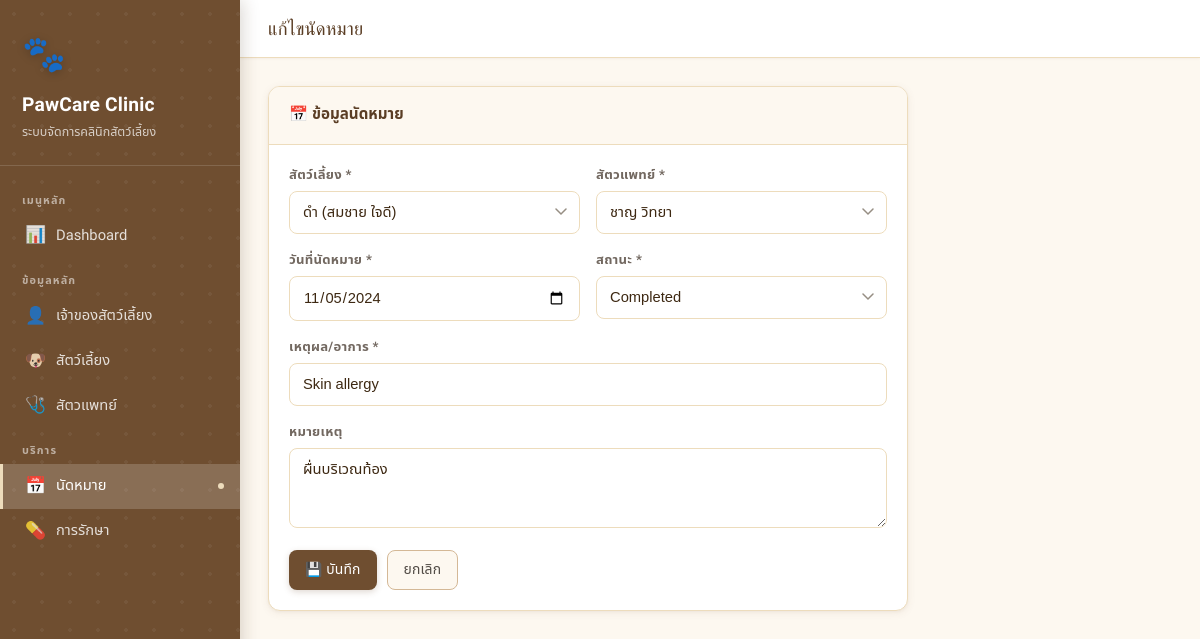
/appointments/2/edit, run on the app's committed database.
### tables this page shows
CREATE TABLE appointments (
        appt_id     INTEGER PRIMARY KEY AUTOINCREMENT,
        pet_id      INTEGER NOT NULL,
        vet_id      INTEGER NOT NULL,
        appt_date   TEXT NOT NULL,
        reason      TEXT NOT NULL,
        status      TEXT NOT NULL DEFAULT 'Scheduled',
        notes       TEXT,
        FOREIGN KEY (pet_id) REFERENCES pets(pet_id) ON DELETE CASCADE,
        FOREIGN KEY (vet_id) REFERENCES vets(vet_id)
    );

### app.py (the view, shortened to what this page needs)
@app.route('/appointments/<int:aid>/edit', methods=['GET', 'POST'])
def appt_edit(aid):
    db = get_db()
    appt = db.execute("SELECT * FROM appointments WHERE appt_id=?", (aid,)).fetchone()
    pets = db.execute("SELECT p.pet_id, p.name||' ('||o.first_name||' '||o.last_name||')' AS label FROM pets p JOIN owners o ON o.owner_id=p.owner_id").fetchall()
    vets = db.execute("SELECT vet_id, first_name||' '||last_name AS name FROM vets").fetchall()
    db.close()
    return render_template('appt_form.html', appt=appt, pets=pets, vets=vets)

### app.py (called while the page is built)
def get_db():
    conn = sqlite3.connect(DB_PATH)
    conn.row_factory = sqlite3.Row
    conn.execute("PRAGMA foreign_keys = ON")
    return conn

### templates/appt_form.html (shortened to what this page needs)
{% extends 'base.html' %}
{% block page_title %}{{ 'แก้ไขนัดหมาย' if appt else 'เพิ่มนัดหมายใหม่' }}{% endblock %}
{% block content %}
<div class="card" style="max-width:640px">
  <div class="card-header"><h3>📅 ข้อมูลนัดหมาย</h3></div>
  <div class="card-body">
    <form method="post">
      <div class="form-grid">
        <div class="form-group">
          <label>สัตว์เลี้ยง *</label>
          <select name="pet_id" required>
            {% for p in pets %}<option value="{{ p.pet_id }}" {% if appt and appt.pet_id==p.pet_id %}selected{% endif %}>{{ p.label }}</option>{% endfor %}
          </select>
        </div>
        <div class="form-group">
          <label>สัตวแพทย์ *</label>
          <select name="vet_id" required>
            {% for v in vets %}<option value="{{ v.vet_id }}" {% if appt and appt.vet_id==v.vet_id %}selected{% endif %}>{{ v.name }}</option>{% endfor %}
          </select>
        </div>
        <div class="form-group">
          <label>วันที่นัดหมาย *</label>
          <input name="appt_date" type="date" value="{{ appt.appt_date if appt else '' }}" required>
        </div>
        <div class="form-group">
          <label>สถานะ *</label>
          <select name="status" required>
            {% for s in ['Scheduled','Completed','Cancelled'] %}
            <option value="{{ s }}" {% if appt and appt.status==s %}selected{% endif %}>{{ s }}</option>
            {% endfor %}
          </select>
        </div>
        <div class="form-group full">
          <label>เหตุผล/อาการ *</label>
          <input name="reason" value="{{ appt.reason if appt else '' }}" required>
        </div>
        <div class="form-group full">
          <label>หมายเหตุ</label>
          <textarea name="notes" rows="2">{{ appt.notes if appt else '' }}</textarea>
        </div>
      </div>
      <div style="display:flex;gap:10px;margin-top:22px">
        <button class="btn btn-primary" type="submit">💾 บันทึก</button>
        <a href="{{ url_for('appointments') }}" class="btn btn-secondary">ยกเลิก</a>
      </div>
    </form>
  </div>
</div>
{% endblock %}

### templates/base.html (style rules this page uses)
:root { --cream-50: #fdf8f0; --cream-100: #f5ead6; --cream-200: #eddcbc; --cream-300: #e0c99a; --brown-100: #d4b896; --brown-200: #c09a72; --brown-300: #a67c52; --brown-400: #8b6340; --brown-500: #6f4e30; --brown-600: #5a3d24; --brown-700: #3d2812; --gray-50: #f7f5f2; --gray-100: #ede9e3; --gray-200: #d6cfc6; --gray-300: #b8b0a4; --gray-400: #968e83; --gray-500: #726860; --gray-600: #524c46; --rose-soft: #f2e4de; --rose-text: #8b4a3a; --sage-soft: #e2ebdf; --sage-text: #3d5e38; --sky-soft: #dce8f0; --sky-text: #2d5470; --amber-soft:#f5e8cc; --amber-text:#7a5318; --bg-page: var(--cream-50); --bg-surface: #ffffff; --bg-raised: #ffffff; --bg-subtle: var(--cream-100); --text-primary: var(--brown-700); --text-secondary: var(--gray-500); --text-muted: var(--gray-400); --border: var(--cream-200); --border-strong: var(--brown-100); --accent: var(--brown-500); --accent-hover: var(--brown-600); --accent-light: var(--cream-100); --shadow-xs: 0 1px 2px rgba(111,78,48,.06); --shadow-sm: 0 2px 8px rgba(111,78,48,.08), 0 1px 3px rgba(111,78,48,.05); --shadow-md: 0 4px 16px rgba(111,78,48,.10), 0 2px 6px rgba(111,78,48,.06); --radius-sm: 8px; --radius-md: 12px; --radius-lg: 16px; --radius-xl: 24px; }
* { box-sizing: border-box; margin: 0; padding: 0; }
body { font-family: 'Noto Sans Thai', 'Mitr', sans-serif; background: var(--bg-page); color: var(--text-primary); min-height: 100vh; font-size: 15px; line-height: 1.6; }
.card { background: var(--bg-surface); border-radius: var(--radius-md); border: 1px solid var(--border); box-shadow: var(--shadow-sm); overflow: hidden; transition: box-shadow .2s; }
.card-header { padding: 16px 20px; border-bottom: 1px solid var(--border); display: flex; align-items: center; justify-content: space-between; background: var(--cream-50); }
.card-header h3 { font-size: .95rem; font-weight: 600; color: var(--brown-600); }
.card-body { padding: 20px; }
.btn { display: inline-flex; align-items: center; gap: 6px; padding: 8px 16px; border-radius: var(--radius-sm); font-size: .87rem; font-weight: 500; cursor: pointer; border: none; text-decoration: none; transition: all .18s; font-family: 'Noto Sans Thai', sans-serif; letter-spacing: .01em; white-space: nowrap; }
.btn-primary { background: var(--brown-500); color: #fff; box-shadow: 0 2px 6px rgba(111,78,48,.22); }
.btn-secondary { background: var(--cream-50); color: var(--gray-600); border: 1px solid var(--border-strong); }
.form-grid { display: grid; grid-template-columns: 1fr 1fr; gap: 16px; }
.form-group { display: flex; flex-direction: column; gap: 5px; }
.form-group.full { grid-column: 1 / -1; }
label { font-size: .82rem; font-weight: 600; color: var(--gray-500); letter-spacing: .02em; }
input, select, textarea { padding: 9px 13px; border: 1.5px solid var(--border); border-radius: var(--radius-sm); font-size: .92rem; font-family: 'Noto Sans Thai', sans-serif; color: var(--text-primary); background: var(--bg-surface); transition: border .2s, box-shadow .2s, background .2s; width: 100%; }
select { cursor: pointer; appearance: none; background-repeat: no-repeat; background-position: right 12px center; padding-right: 34px; }
textarea { resize: vertical; min-height: 80px; }

### data on the page
appointments: pet_id "ดำ (สมชาย ใจดี)", vet_id "ชาญ วิทยา", appt_date "11/05/2024", status "Completed", reason "Skin allergy", notes "ผื่นบริเวณท้อง"

### other printed values
{{ 'แก้ไขนัดหมาย' if appt else 'เพิ่มนัดหมายใหม่' }} "แก้ไขนัดหมาย"
